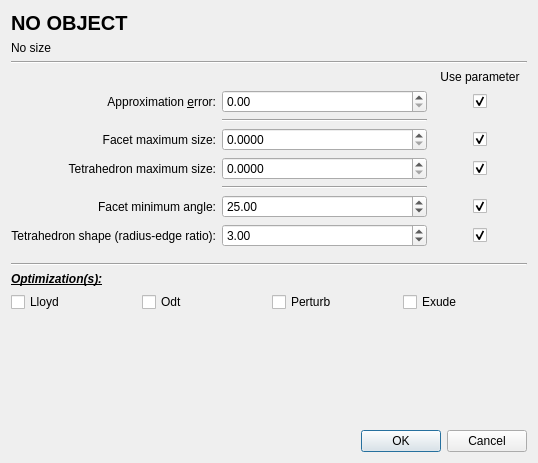
<?xml version="1.0" encoding="UTF-8"?>
<ui version="4.0">
 <class>Meshing_dialog</class>
 <widget class="QDialog" name="Meshing_dialog">
  <property name="geometry">
   <rect>
    <x>0</x>
    <y>0</y>
    <width>538</width>
    <height>463</height>
   </rect>
  </property>
  <property name="windowTitle">
   <string>Meshing criteria</string>
  </property>
  <layout class="QVBoxLayout" name="verticalLayout">
   <item>
    <widget class="QLabel" name="objectName">
     <property name="font">
      <font>
       <pointsize>15</pointsize>
       <weight>75</weight>
       <bold>true</bold>
      </font>
     </property>
     <property name="text">
      <string>NO OBJECT</string>
     </property>
    </widget>
   </item>
   <item>
    <widget class="QLabel" name="objectNameSize">
     <property name="text">
      <string>No size</string>
     </property>
    </widget>
   </item>
   <item>
    <widget class="Line" name="line_3">
     <property name="orientation">
      <enum>Qt::Horizontal</enum>
     </property>
    </widget>
   </item>
   <item>
    <layout class="QGridLayout" name="gridLayout" columnstretch="0,1,0">
     <item row="0" column="2">
      <widget class="QLabel" name="label_3">
       <property name="layoutDirection">
        <enum>Qt::LeftToRight</enum>
       </property>
       <property name="text">
        <string>Use parameter</string>
       </property>
       <property name="alignment">
        <set>Qt::AlignCenter</set>
       </property>
      </widget>
     </item>
     <item row="1" column="0">
      <widget class="QLabel" name="approxLabel">
       <property name="text">
        <string>Approximation &amp;error:</string>
       </property>
       <property name="alignment">
        <set>Qt::AlignRight|Qt::AlignTrailing|Qt::AlignVCenter</set>
       </property>
       <property name="buddy">
        <cstring>approx</cstring>
       </property>
      </widget>
     </item>
     <item row="1" column="1">
      <widget class="QDoubleSpinBox" name="approx"/>
     </item>
     <item row="1" column="2">
      <layout class="QHBoxLayout" name="horizontalLayoutApprox">
       <item>
        <spacer name="horizontalSpacer_2">
         <property name="orientation">
          <enum>Qt::Horizontal</enum>
         </property>
         <property name="sizeHint" stdset="0">
          <size>
           <width>40</width>
           <height>20</height>
          </size>
         </property>
        </spacer>
       </item>
       <item>
        <widget class="QCheckBox" name="noApprox">
         <property name="text">
          <string/>
         </property>
         <property name="checked">
          <bool>true</bool>
         </property>
        </widget>
       </item>
       <item>
        <spacer name="horizontalSpacer">
         <property name="orientation">
          <enum>Qt::Horizontal</enum>
         </property>
         <property name="sizeHint" stdset="0">
          <size>
           <width>40</width>
           <height>20</height>
          </size>
         </property>
        </spacer>
       </item>
      </layout>
     </item>
     <item row="2" column="1">
      <widget class="Line" name="line">
       <property name="orientation">
        <enum>Qt::Horizontal</enum>
       </property>
      </widget>
     </item>
     <item row="4" column="0">
      <widget class="QLabel" name="sizingLabel">
       <property name="text">
        <string>Facet maximum size:</string>
       </property>
       <property name="alignment">
        <set>Qt::AlignRight|Qt::AlignTrailing|Qt::AlignVCenter</set>
       </property>
       <property name="buddy">
        <cstring>facetSizing</cstring>
       </property>
      </widget>
     </item>
     <item row="4" column="1">
      <widget class="QDoubleSpinBox" name="facetSizing">
       <property name="decimals">
        <number>4</number>
       </property>
      </widget>
     </item>
     <item row="6" column="0">
      <widget class="QLabel" name="label">
       <property name="text">
        <string>Tetrahedron maximum size:</string>
       </property>
       <property name="alignment">
        <set>Qt::AlignRight|Qt::AlignTrailing|Qt::AlignVCenter</set>
       </property>
      </widget>
     </item>
     <item row="6" column="1">
      <widget class="QDoubleSpinBox" name="tetSizing">
       <property name="decimals">
        <number>4</number>
       </property>
      </widget>
     </item>
     <item row="7" column="1">
      <widget class="Line" name="line_4">
       <property name="orientation">
        <enum>Qt::Horizontal</enum>
       </property>
      </widget>
     </item>
     <item row="9" column="0">
      <widget class="QLabel" name="angleLabel">
       <property name="text">
        <string>Facet minimum angle:</string>
       </property>
       <property name="alignment">
        <set>Qt::AlignRight|Qt::AlignTrailing|Qt::AlignVCenter</set>
       </property>
       <property name="buddy">
        <cstring>facetAngle</cstring>
       </property>
      </widget>
     </item>
     <item row="9" column="1">
      <widget class="QDoubleSpinBox" name="facetAngle">
       <property name="minimum">
        <double>1.000000000000000</double>
       </property>
       <property name="maximum">
        <double>30.000000000000000</double>
       </property>
       <property name="value">
        <double>25.000000000000000</double>
       </property>
      </widget>
     </item>
     <item row="11" column="0">
      <widget class="QLabel" name="label_2">
       <property name="text">
        <string>Tetrahedron shape (radius-edge ratio):</string>
       </property>
       <property name="alignment">
        <set>Qt::AlignRight|Qt::AlignTrailing|Qt::AlignVCenter</set>
       </property>
      </widget>
     </item>
     <item row="11" column="1">
      <widget class="QDoubleSpinBox" name="tetShape">
       <property name="minimum">
        <double>1.000000000000000</double>
       </property>
       <property name="value">
        <double>3.000000000000000</double>
       </property>
      </widget>
     </item>
     <item row="4" column="2">
      <layout class="QHBoxLayout" name="horizontalLayoutFacetS">
       <item>
        <spacer name="horizontalSpacer_5">
         <property name="orientation">
          <enum>Qt::Horizontal</enum>
         </property>
         <property name="sizeHint" stdset="0">
          <size>
           <width>40</width>
           <height>20</height>
          </size>
         </property>
        </spacer>
       </item>
       <item>
        <widget class="QCheckBox" name="noFacetSizing">
         <property name="text">
          <string/>
         </property>
         <property name="checked">
          <bool>true</bool>
         </property>
        </widget>
       </item>
       <item>
        <spacer name="horizontalSpacer_6">
         <property name="orientation">
          <enum>Qt::Horizontal</enum>
         </property>
         <property name="sizeHint" stdset="0">
          <size>
           <width>40</width>
           <height>20</height>
          </size>
         </property>
        </spacer>
       </item>
      </layout>
     </item>
     <item row="6" column="2">
      <layout class="QHBoxLayout" name="horizontalLayoutTetSi">
       <item>
        <spacer name="horizontalSpacer_7">
         <property name="orientation">
          <enum>Qt::Horizontal</enum>
         </property>
         <property name="sizeHint" stdset="0">
          <size>
           <width>40</width>
           <height>20</height>
          </size>
         </property>
        </spacer>
       </item>
       <item>
        <widget class="QCheckBox" name="noTetSizing">
         <property name="text">
          <string/>
         </property>
         <property name="checked">
          <bool>true</bool>
         </property>
        </widget>
       </item>
       <item>
        <spacer name="horizontalSpacer_8">
         <property name="orientation">
          <enum>Qt::Horizontal</enum>
         </property>
         <property name="sizeHint" stdset="0">
          <size>
           <width>40</width>
           <height>20</height>
          </size>
         </property>
        </spacer>
       </item>
      </layout>
     </item>
     <item row="9" column="2">
      <layout class="QHBoxLayout" name="horizontalLayoutFacetA">
       <item>
        <spacer name="horizontalSpacer_9">
         <property name="orientation">
          <enum>Qt::Horizontal</enum>
         </property>
         <property name="sizeHint" stdset="0">
          <size>
           <width>40</width>
           <height>20</height>
          </size>
         </property>
        </spacer>
       </item>
       <item>
        <widget class="QCheckBox" name="noAngle">
         <property name="text">
          <string/>
         </property>
         <property name="checked">
          <bool>true</bool>
         </property>
        </widget>
       </item>
       <item>
        <spacer name="horizontalSpacer_10">
         <property name="orientation">
          <enum>Qt::Horizontal</enum>
         </property>
         <property name="sizeHint" stdset="0">
          <size>
           <width>40</width>
           <height>20</height>
          </size>
         </property>
        </spacer>
       </item>
      </layout>
     </item>
     <item row="11" column="2">
      <layout class="QHBoxLayout" name="horizontalLayoutTetSh">
       <item>
        <spacer name="horizontalSpacer_11">
         <property name="orientation">
          <enum>Qt::Horizontal</enum>
         </property>
         <property name="sizeHint" stdset="0">
          <size>
           <width>40</width>
           <height>20</height>
          </size>
         </property>
        </spacer>
       </item>
       <item>
        <widget class="QCheckBox" name="noTetShape">
         <property name="text">
          <string/>
         </property>
         <property name="checked">
          <bool>true</bool>
         </property>
        </widget>
       </item>
       <item>
        <spacer name="horizontalSpacer_12">
         <property name="orientation">
          <enum>Qt::Horizontal</enum>
         </property>
         <property name="sizeHint" stdset="0">
          <size>
           <width>40</width>
           <height>20</height>
          </size>
         </property>
        </spacer>
       </item>
      </layout>
     </item>
    </layout>
   </item>
   <item>
    <spacer name="verticalSpacer_2">
     <property name="orientation">
      <enum>Qt::Vertical</enum>
     </property>
     <property name="sizeType">
      <enum>QSizePolicy::Fixed</enum>
     </property>
     <property name="sizeHint" stdset="0">
      <size>
       <width>20</width>
       <height>10</height>
      </size>
     </property>
    </spacer>
   </item>
   <item>
    <widget class="Line" name="line_2">
     <property name="orientation">
      <enum>Qt::Horizontal</enum>
     </property>
    </widget>
   </item>
   <item>
    <widget class="QLabel" name="OptLabel">
     <property name="font">
      <font>
       <weight>75</weight>
       <italic>true</italic>
       <bold>true</bold>
       <underline>true</underline>
      </font>
     </property>
     <property name="text">
      <string>Optimization(s):</string>
     </property>
    </widget>
   </item>
   <item>
    <layout class="QHBoxLayout" name="horizontalLayout">
     <property name="topMargin">
      <number>0</number>
     </property>
     <item>
      <widget class="QCheckBox" name="lloydCBox">
       <property name="text">
        <string>Lloyd</string>
       </property>
      </widget>
     </item>
     <item>
      <widget class="QCheckBox" name="odtCBox">
       <property name="text">
        <string>Odt</string>
       </property>
      </widget>
     </item>
     <item>
      <widget class="QCheckBox" name="perturbCBox">
       <property name="text">
        <string>Perturb</string>
       </property>
       <property name="checked">
        <bool>false</bool>
       </property>
      </widget>
     </item>
     <item>
      <widget class="QCheckBox" name="exudeCBox">
       <property name="text">
        <string>Exude</string>
       </property>
       <property name="checked">
        <bool>false</bool>
       </property>
      </widget>
     </item>
    </layout>
   </item>
   <item>
    <spacer name="verticalSpacer">
     <property name="orientation">
      <enum>Qt::Vertical</enum>
     </property>
     <property name="sizeHint" stdset="0">
      <size>
       <width>0</width>
       <height>0</height>
      </size>
     </property>
    </spacer>
   </item>
   <item>
    <widget class="QDialogButtonBox" name="buttonBox">
     <property name="orientation">
      <enum>Qt::Horizontal</enum>
     </property>
     <property name="standardButtons">
      <set>QDialogButtonBox::Cancel|QDialogButtonBox::Ok</set>
     </property>
    </widget>
   </item>
  </layout>
 </widget>
 <resources/>
 <connections>
  <connection>
   <sender>buttonBox</sender>
   <signal>accepted()</signal>
   <receiver>Meshing_dialog</receiver>
   <slot>accept()</slot>
   <hints>
    <hint type="sourcelabel">
     <x>384</x>
     <y>191</y>
    </hint>
    <hint type="destinationlabel">
     <x>157</x>
     <y>195</y>
    </hint>
   </hints>
  </connection>
  <connection>
   <sender>buttonBox</sender>
   <signal>rejected()</signal>
   <receiver>Meshing_dialog</receiver>
   <slot>reject()</slot>
   <hints>
    <hint type="sourcelabel">
     <x>384</x>
     <y>191</y>
    </hint>
    <hint type="destinationlabel">
     <x>286</x>
     <y>195</y>
    </hint>
   </hints>
  </connection>
 </connections>
</ui>
